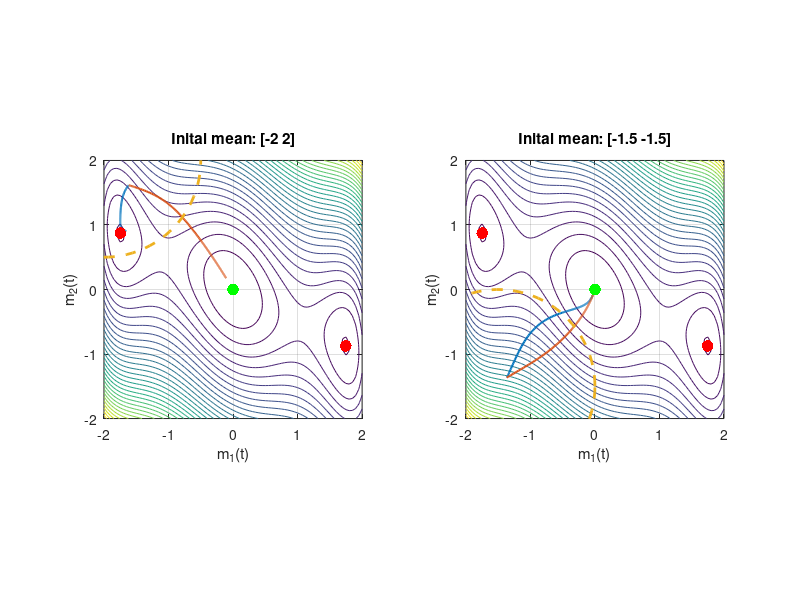

Source code (MATLAB): (Note: this script raises an error after producing the figure.)
clc; clear; close all;

%% Global
S = (-2:0.05:2)';
[X,Y] = meshgrid(S);
strategies = [X(:),Y(:)];           % Each row is a strategy (s1,s2)

% Inital distributions 
startingPoints = {[-2; 2],[-1.5; -1.5]};
p = numel(startingPoints);
distributions = {};

for k = 1:p
    m0 = startingPoints{k};

    sigma0 = 0.5;
    
    dist2 = (strategies(:,1) - m0(1)).^2 ...
          + (strategies(:,2) - m0(2)).^2;
    
    x0 = exp(-dist2/(2*sigma0^2));
    x0 = x0/sum(x0);

    distributions{end+1} = {x0,sigma0};
end

% Time
tspan = [0,30];

%% Minimization
% Objective minimization (Three-Hump Camel) 
g = @(s1,s2) 2 * s1.^2 - 1.05 * s1.^4 + (1/6) * s1.^6 + s1 .* s2 + s2.^2;

% Approximation minimization
sStar = [0;0];                      % Global minimizer
min1 = [-1.74755;0.873776];         % Local min 1
min2 = [1.74755;-0.873776];         % Local min 2

q = @(s1,s2) 2 * s1.^2 + s1 .* s2 + s2.^2;

% Values on strategy grid for dynamics
gValues = g(strategies(:,1),strategies(:,2));
qValues = q(strategies(:,1),strategies(:,2));

solutions = {};

for k = 1:p
    x0 = distributions{k}{1};
    
    F = @(x) x' * gValues - gValues;        % Vector payoff
    f = @(t,x) x .* (F(x) - x' * F(x));     % Replicator dynamics
    
    options = odeset("RelTol",1e-10);
    [tg,xg] = ode45(f, tspan, x0);          % Simulate dynamics
    xg = xg';
    
    Fq = @(x) x' * qValues - qValues;       % Vector payoff
    fq = @(t,x) x .* (Fq(x) - x' * Fq(x));  % Replicator dynamics
    
    [tq,xq] = ode45(fq, tspan, x0);         % Simulate dynamics
    xq = xq';

    solutions{end+1} = {xg,xq,tg,tq};
end 

%% Plotting 
dS = S(2) - S(1);
dA = dS^2;

gGrid = reshape(gValues, size(X));
qGrid = reshape(qValues, size(X));

% % Objective and Approximation
% figure;
% 
% subplot(1,2,1)
% surf(X,Y,gGrid,'EdgeColor','none');
% xlabel('s_1');
% ylabel('s_2');
% zlabel('f(s_1,s_2)');
% title('Three-Hump Camel objective');
% grid on;
% view(45,30);
% 
% subplot(1,2,2)
% surf(X,Y,qGrid,'EdgeColor','none');
% xlabel('s_1');
% ylabel('s_2');
% zlabel('q(s_1,s_2)');
% title('Quadratic approximation');
% grid on;
% view(45,30);

% Mean Trajectories on Contour Plots
figure;

for k = 1:p
    xg = solutions{k}{1};
    xq = solutions{k}{2};

    xgplot = xg ./ sum(xg,1);
    xqplot = xq ./ sum(xq,1);

    mg = strategies' * xgplot;
    mq = strategies' * xqplot;

    subplot(1,2,k);

    [~,h1] = contour(X,Y,gGrid,30);
    hold on;

    h2 = plot(mg(1,:),mg(2,:),'LineWidth',1.5);
    h3 = plot(mq(1,:),mq(2,:),'LineWidth',1.5);
    h4 = plot(sStar(1),sStar(2),'g.','MarkerSize',25);  % Global min
    h6 = plot(min1(1),min1(2),'r.','MarkerSize',25);    % Local min 1
    h7 = plot(min2(1),min2(2),'r.','MarkerSize',25);    % Local min 2

    % Initial distribution plot
    r = 3 * distributions{k}{2};
    cx = startingPoints{k}(1);
    cy = startingPoints{k}(2);

    theta = linspace(0,2*pi,100);
    x = r * cos(theta) + cx;
    y = r * sin(theta) + cy;

    h5 = plot(x,y,'--','LineWidth',2);
    hold off;

    xlabel('m_1(t)');
    ylabel('m_2(t)');
    grid on;
    axis equal;
    xlim([-2, 2]);
    ylim([-2, 2]);
    title(['Inital mean: ', mat2str(startingPoints{k}')]);
end

led1 = 'Inital distribution w/ sigma_0=';
led2 = num2str(sigma0);

sgtitle('Mean trajectories on objective contours');
legend([h1, h2, h3, h4, h6, h5], ...
    {'Objective contours', 'm(t)', 'm_q(t)', 'Global minimizer', ...
    'Local minima', strcat(led1,led2)}, ...
    'Position', [0.35 0.01 0.3 0.05], ...
    'Orientation', 'horizontal');

% Mean Convergence Rate Comparison
figure;

for k = 1:p
    xg = solutions{k}{1};
    xq = solutions{k}{2};

    tg = solutions{k}{3};
    tq = solutions{k}{4};

    xgplot = xg ./ sum(xg,1);
    xqplot = xq ./ sum(xq,1);

    mg = strategies' * xgplot;
    mq = strategies' * xqplot;

    ng = vecnorm(mg - sStar,2,1);
    nq = vecnorm(mq - sStar,2,1);

    subplot(1,2,k);
    plot(tg,ng,'LineWidth',1.5);
    hold on;
    plot(tq,nq,'LineWidth',1.5);
    hold off;
    
    xlabel('Time t');
    ylabel('||m(t) - m^*||_2');
    ylim([0,10]);
    title(['Starting point ', mat2str(startingPoints{k}')]);
    legend('m(t)','m_q(t)');
    grid on;
end

sgtitle('Mean convergence to global minimizer');

% Evolution of Max EVal from Covariance Matrix
figure;

for k = 1:p
    xg = solutions{k}{1};
    xq = solutions{k}{2};

    tg = solutions{k}{3};
    tq = solutions{k}{4};

    xgplot = xg ./ sum(xg,1);
    xqplot = xq ./ sum(xq,1);

    mg = strategies' * xgplot;
    mq = strategies' * xqplot;

    Cg = zeros(2,2,length(tg));
    Cq = zeros(2,2,length(tq));

    for j = 1:length(tg)
        xj = xgplot(:,j);
        mj = mg(:,j);

        Cg(:,:,j) = strategies' * (strategies .* xj) - mj*mj';
    end

    for j = 1:length(tq)
        xj = xqplot(:,j);
        mj = mq(:,j);

        Cq(:,:,j) = strategies' * (strategies .* xj) - mj*mj';
    end

    maxEvaluesG = zeros(1, length(tg));
    maxEvaluesQ = zeros(1, length(tq));

    for j = 1:length(tg)
        maxEvaluesG(j) = max(eig(Cg(:,:,j)));
    end

    for j = 1:length(tq)
        maxEvaluesQ(j) = max(eig(Cq(:,:,j)));
    end

    subplot(1,2,k);
    plot(tg,maxEvaluesG,'LineWidth',1.5);
    hold on;
    plot(tq,maxEvaluesQ,'LineWidth',1.5);
    hold off;

    xlabel('Time t');
    ylabel('Max eigenvalue');
    title(['Starting point ', mat2str(startingPoints{k}')]);
    legend('lambda_{max}(C(t))','lambda_{max}(C_q(t))');
    grid on;
end

sgtitle('Covariance max eigenvalue evolution');
